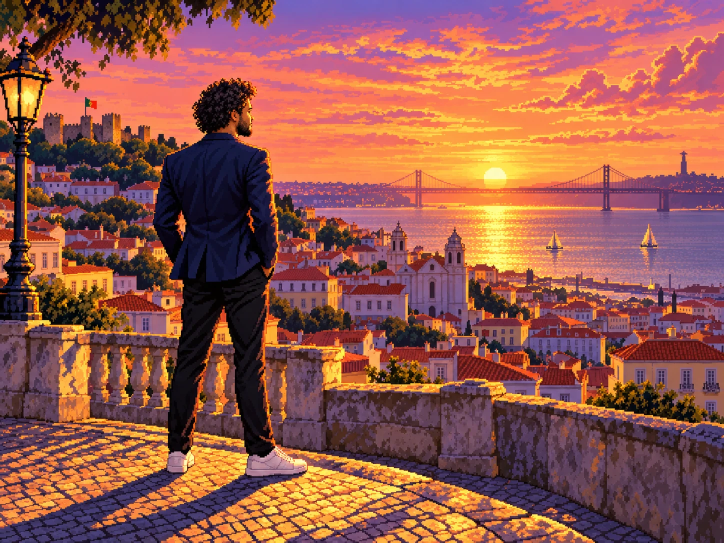
#> input picture scripts/story-ending-art/filipe/source.webp, 1448 x 1086 px (shown at 1/2 size)
$ python prepare_filipe_ending.py
#> lines starting #> are read from the running program, lines starting #| are printed output that depends on the picture
"""Prepares Filipe's story ending art (the screen shown when his campaign is completed).

Input : scripts/story-ending-art/filipe/source.webp (1448x1086, 4:3: Filipe, from behind, at a
        Lisbon miradouro, watching the sunset over the city, the Tagus and the bridge)
Output: public/story/endings/filipe.jpg, 1440x810 (16:9, 1.5x the 960x540 game so it stays
        sharp on big screens and has room for the slow zoom of the ending screen).

Unlike the other endings the source is 4:3, so a 16:9 cut loses ~270 px of height and he is
taller than what is kept: the cut starts CROP_TOP px down, keeping his head and some sky above
it (the title goes to the right of his head) and leaving out his lower legs, which would sit
behind the result panel and the buttons anyway.

A still illustration: no layers. Everything that depends on the campaign (title, route, buttons)
is drawn on top of it by CampaignCompleteScene.

Offline tool only (not part of the build). Requires Python 3 + Pillow:
    python scripts/story-ending-art/filipe/prepare_filipe_ending.py
"""

from pathlib import Path

from PIL import Image

ROOT = Path(__file__).resolve().parents[3]
SOURCE = ROOT / 'scripts/story-ending-art/filipe/source.webp'
OUT = ROOT / 'public/story/endings/filipe.jpg'
SIZE = (1440, 810)
CROP_TOP = 100


def main() -> None:
    image = Image.open(SOURCE).convert('RGB')
#> image is the input picture: PIL image 1448x1086 RGB; mean R, G, B 148.3, 88.5, 77.1
    width, height = image.size
#> width = 1448; height = 1086
    crop_height = round(width * SIZE[1] / SIZE[0])
#> crop_height = 814
    box = (0, CROP_TOP, width, CROP_TOP + crop_height)
#> box = (0, 100, 1448, 914)
    assert box[3] <= height, 'CROP_TOP leaves the image'
    OUT.parent.mkdir(parents=True, exist_ok=True)
    image.crop(box).resize(SIZE, Image.LANCZOS).save(OUT, quality=90, optimize=True)
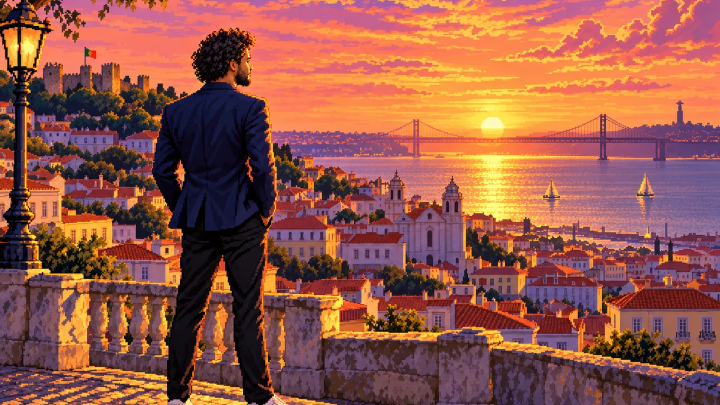
#> saved as filipe.jpg: PIL image 1440x810 RGB (shown at 1/2 size); mean R, G, B 149.3, 88, 73.7
    print(f'ending: {SIZE[0]}x{SIZE[1]} from {box}')
#| ending: 1440x810 from (0, 100, 1448, 914)


if __name__ == '__main__':
    main()
